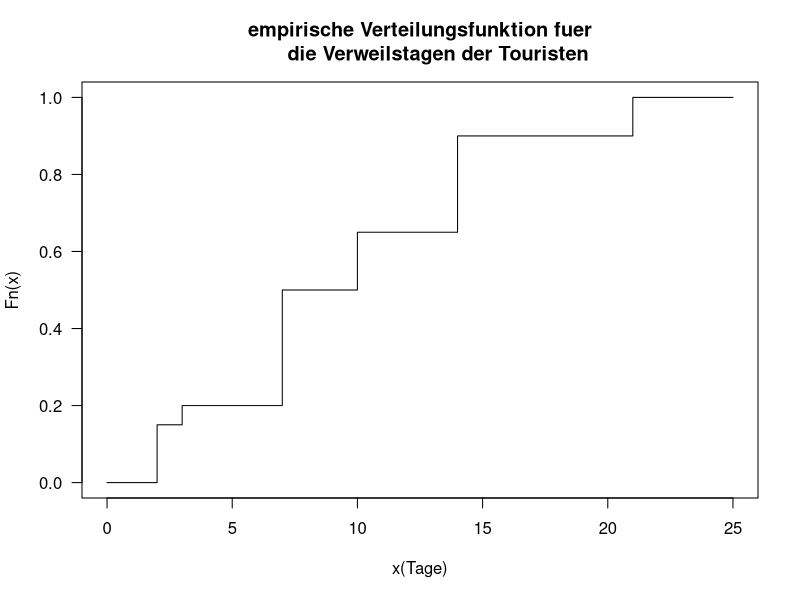
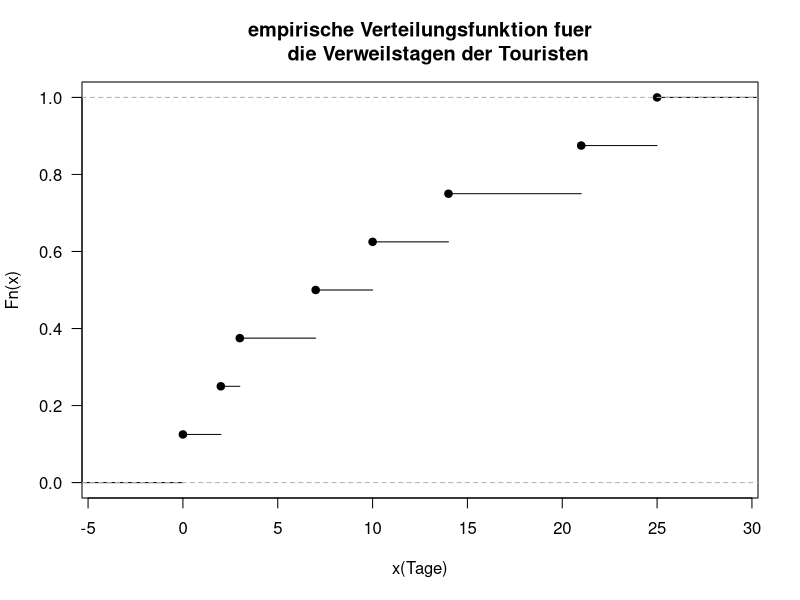
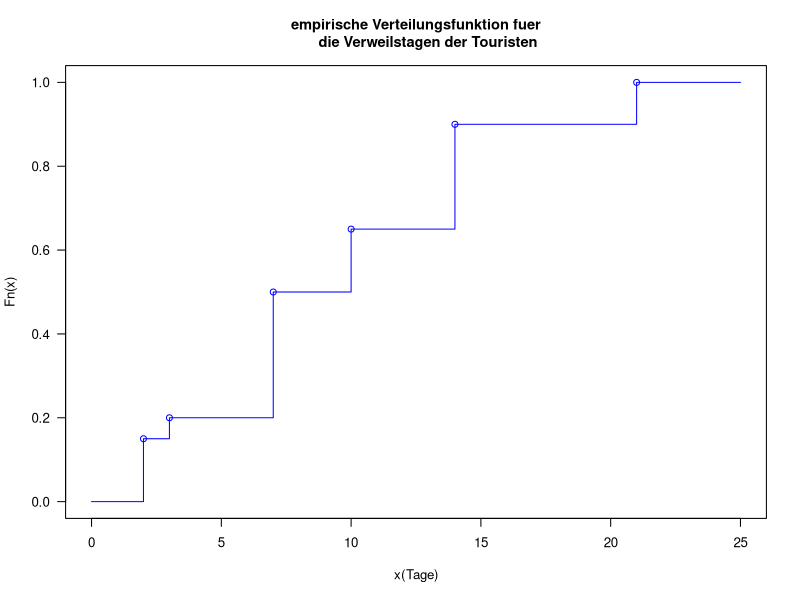
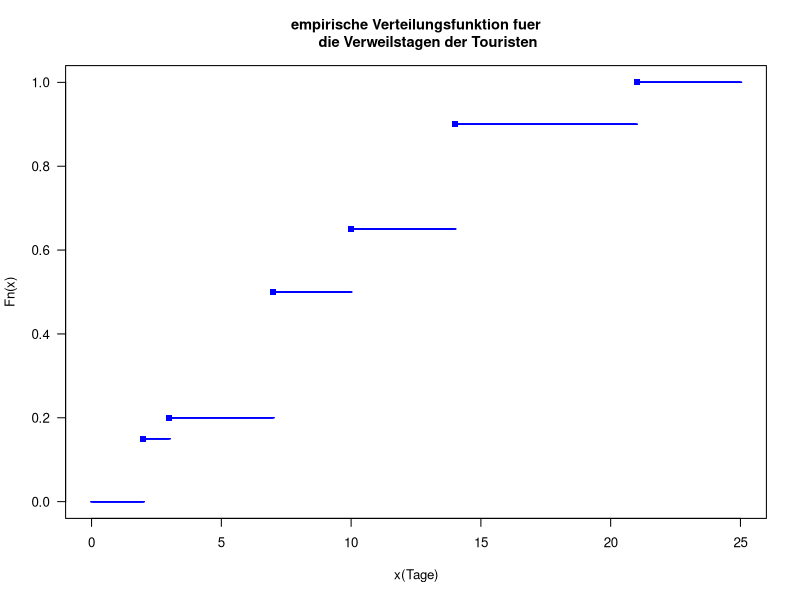
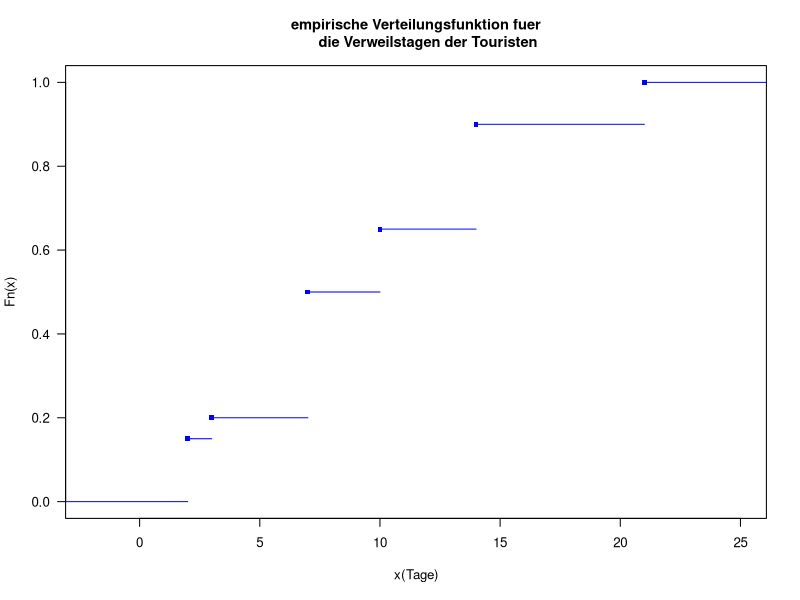
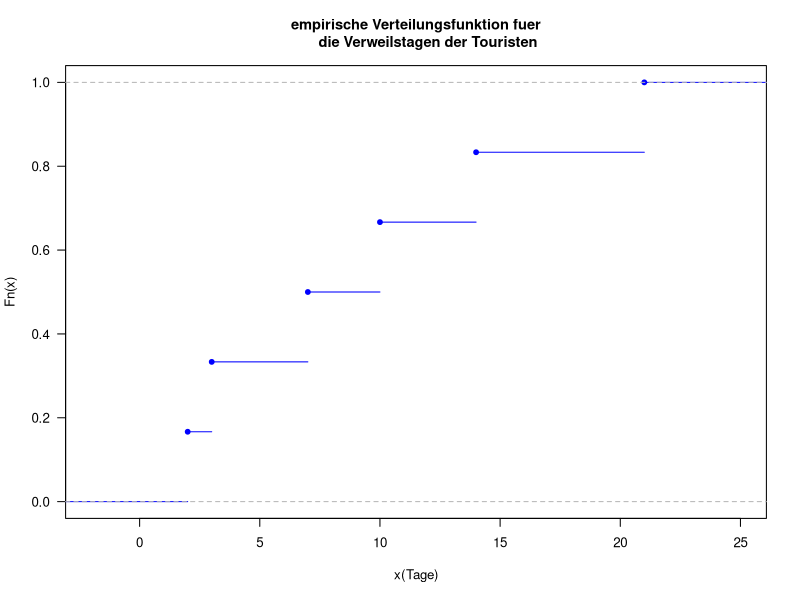

These charts were generated, in order, by the following R code: (Note: this script raises an error after producing the figures.)
  make.Fn = function(argument,cumHaeufigkeit) {
    Fn = function(arg) {
        # how to sort the x ?
        # argument = x[1,]
        # depVar = x[2,]
        # total = sum(depVar)
        # haeufigkeit = depVar/total
        # cumHaeufigkeit = cumsum(haeufigkeit)
        argument.min = argument[1]
        argument.max = argument[length(argument)]
        if(arg < argument.min) {
            var = 0
        }
        else if(arg >= argument.max) {
            var = 1
        }
        else {
            vect = cumHaeufigkeit[argument <= arg]
            var = vect[length(vect)]
        }
        var
    }
}

touristData = rbind(c(2,3,7,10,14,21),c(6,2,12,6,10,4))
argument = touristData[1,]
depVar = touristData[2,]
total = sum(depVar)
haeufigkeit = depVar/total
cumHaeufigkeit = cumsum(haeufigkeit)

touristFn = make.Fn(argument,cumHaeufigkeit)
touristFn(9) - touristFn(3)




# plot
# extend the range of variable
argument.ext = c(0,argument,25)
cumHaeufigkeit.ext = cumsum(c(0,haeufigkeit,0))
par(las = 1)
plot(argument.ext,cumHaeufigkeit.ext,type = "s",
     xlab = "x(Tage)", 
      ylab = "Fn(x)",
      main = "empirische Verteilungsfunktion fuer
      die Verweilstagen der Touristen"
     )


myFn = ecdf(x = argument.ext)
plot(myFn,xlab = "x(Tage)", 
     ylab = "Fn(x)",
     main = "empirische Verteilungsfunktion fuer
      die Verweilstagen der Touristen")






# b 

Tage = c(2,3,7,10,14,21)
Anz = c(6,2,12,6,10,4)

hrel = Anz/sum(Anz)
# should add 0
cumhrel = cumsum(c(0,hrel))

Fn = function(t) {
  k = sum(Tage <= t)
  # cumhrel[1] = 0, [2] = the first non zero value....
  cumhrel[k+1]
}
for(i in seq_along(Tage)) {
  print(Fn(Tage[i]))
}

Vectorize(Fn)(Tage)



# c

# variant 1
Tage.erw = c(0,Tage,25)
Fn.erw = c(cumhrel,1)

par(las = 1, cex = 0.8, cex.main = 1.1)
plot(Tage.erw, Fn.erw, type = "s",col = "blue",
     xlab = "x(Tage)", 
     ylab = "Fn(x)",
     main = "empirische Verteilungsfunktion fuer
      die Verweilstagen der Touristen"
     )
points(Tage,cumhrel[2:7],col = "blue")


# variant 2
x = seq(0,25,0.01)
y = Vectorize(Fn)(x)
par(las = 1)
plot(x,y,type = "p",col = "blue",pch = 45,
     xlab = "x(Tage)", 
     ylab = "Fn(x)",
     main = "empirische Verteilungsfunktion fuer
      die Verweilstagen der Touristen"
     )
points(Tage,cumsum(hrel),col = "blue",pch = 15)

# variant 3
# note that for the step function (see also documentation),
# the first variable is of length 1 smaller than the second
Fn.neu = stepfun(Tage,cumhrel)
par(las = 1)
plot(Fn.neu, col = "blue", verticals = FALSE,
     pch = 15,
     xlab = "x(Tage)", 
     ylab = "Fn(x)",
     main = "empirische Verteilungsfunktion fuer
      die Verweilstagen der Touristen"
     )

# variant 4
Tage.new = c(rep(2,6),rep(3,2),rep(7,12),rep(10,6),rep(14,10),rep(21,4))
plot(ecdf(Tage),col = "blue", lwd = 1,
     xlab = "x(Tage)", 
     ylab = "Fn(x)",
     main = "empirische Verteilungsfunktion fuer
      die Verweilstagen der Touristen")


minor.tick(nx = 5,ny = 2)